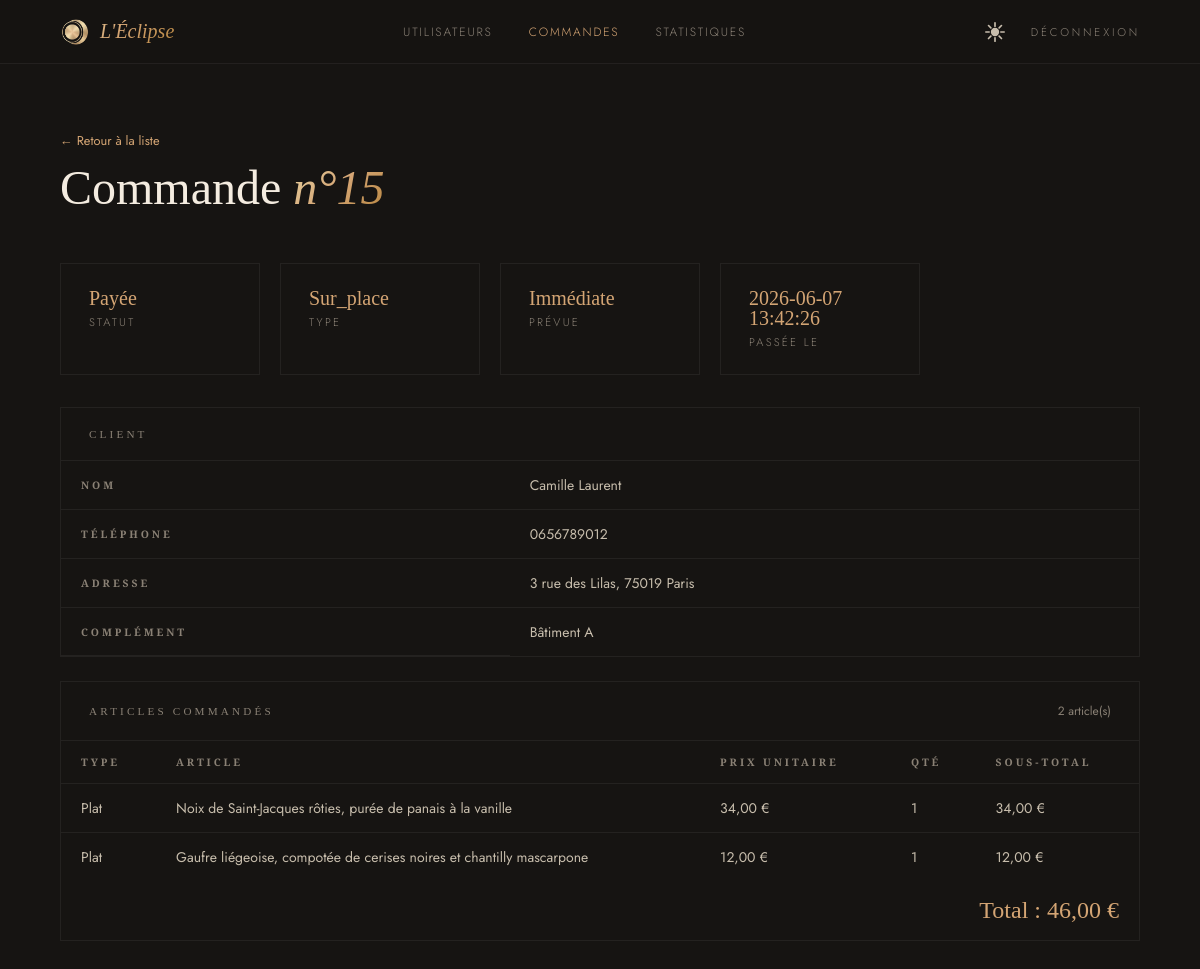
/detail_commande.php?id=15 (signed in), run on the app's committed database.
### tables this page shows
CREATE TABLE orders (
    id                 INTEGER PRIMARY KEY AUTOINCREMENT,
    user_id            INTEGER NOT NULL,
    order_type         TEXT    NOT NULL CHECK(order_type IN ('sur_place', 'emporter', 'livraison')),
    delivery_address   TEXT,
    status             TEXT    NOT NULL DEFAULT 'en_attente'
                               CHECK(status IN ('en_attente','payee','refusee','en_preparation','prete','en_livraison','livree','abandonnee','en_attente_livreur')),
    scheduled_datetime TEXT,
    created_at         TEXT    NOT NULL DEFAULT CURRENT_TIMESTAMP,
    delivery_person_id INTEGER REFERENCES users(id),
    FOREIGN KEY (user_id) REFERENCES users(id) ON DELETE CASCADE
);

CREATE TABLE users (
    id           INTEGER PRIMARY KEY AUTOINCREMENT,
    login        TEXT    NOT NULL UNIQUE,
    password     TEXT    NOT NULL,
    role         TEXT    NOT NULL DEFAULT 'client'
                         CHECK(role IN ('client','admin','restaurateur','livreur')),
    first_name   TEXT    NOT NULL,
    last_name    TEXT    NOT NULL,
    nickname     TEXT    NOT NULL UNIQUE,
    phone        TEXT    NOT NULL,
    birthday     TEXT    NOT NULL,
    address      TEXT    NOT NULL,
    address_info TEXT,
    blocked      INTEGER NOT NULL DEFAULT 0,
    created_at   TEXT    NOT NULL DEFAULT CURRENT_TIMESTAMP,
    last_login   TEXT
);

CREATE TABLE order_items (
    id        INTEGER PRIMARY KEY AUTOINCREMENT,
    order_id  INTEGER NOT NULL,
    item_id   INTEGER NOT NULL,
    item_type TEXT    NOT NULL CHECK(item_type IN ('menu', 'dish')),
    quantity  INTEGER NOT NULL DEFAULT 1,
    FOREIGN KEY (order_id) REFERENCES orders(id) ON DELETE CASCADE
);

### models/orders.php (called while the page is built, shortened)
<?php
function getOrderById(PDO $pdo, int $orderId): ?array {
    $stmt = $pdo->prepare("
        SELECT o.*, u.login, u.first_name, u.last_name, u.phone, u.address, u.address_info
        FROM orders o
        INNER JOIN users u ON u.id = o.user_id
        WHERE o.id = :id
    ");
    $stmt->execute(['id' => $orderId]);
    $order = $stmt->fetch(PDO::FETCH_ASSOC);
    return $order ?: null;
}
function getOrderItems(PDO $pdo, int $orderId): array {
    $stmt = $pdo->prepare("SELECT * FROM order_items WHERE order_id = :order_id");
    $stmt->execute(['order_id' => $orderId]);
    $items = $stmt->fetchAll(PDO::FETCH_ASSOC);
    foreach ($items as &$item) {
        if ($item['item_type'] === 'dish') {
            $s = $pdo->prepare("SELECT name, price FROM dishes WHERE id = :id");
        } else {
            $s = $pdo->prepare("SELECT name, total_price AS price FROM menus WHERE id = :id");
        }
        $s->execute(['id' => $item['item_id']]);
        $detail = $s->fetch(PDO::FETCH_ASSOC);
    }
    return $items;
}

### functions.php (called while the page is built, shortened)
<?php
function h($string) {
    return htmlspecialchars($string ?? '', ENT_QUOTES, 'UTF-8');
}

### detail_commande.php (the view, shortened to what this page needs)
<?php
require_once 'database.php';
require_once 'functions.php';
require_once 'models/orders.php';
$pdo = getDatabaseConnection();
$orderId = (int) ($_GET['id'] ?? 0);
$order = getOrderById($pdo, $orderId);
$items = getOrderItems($pdo, $orderId);
$total = 0;
foreach ($items as $item) {
    $total += $item['price'] * $item['quantity'];
}
$statusLabels = [
    'en_attente'         => 'En attente',
    'payee'              => 'Payée',
    'en_attente_livreur' => 'En attente d\'un livreur',
    'en_preparation'     => 'En préparation',
    'prete'              => 'Prête',
    'en_livraison'       => 'En livraison',
    'livree'             => 'Livrée',
    'refusee'            => 'Refusée',
    'abandonnee'         => 'Abandonnée',
];
?>
<?php
include 'includes/staff_header.php';
?>
<main class="staff-page">
  <div class="staff-inner">
    <header class="staff-header">
      <a href="commandes_restaurateur.php" style="display:inline-block; margin-bottom:12px; color:var(--accent); font-size:0.8rem; text-decoration:none;">← Retour à la liste</a>
      <h1 class="staff-title">Commande <em>n°<?= $orderId ?></em></h1>
    </header>
    <div class="staff-stats" style="margin-bottom: 32px;">
      <div class="staff-stat-card">
        <span class="staff-stat-value" style="font-size: 1.25rem;"><?= h($statusLabels[$order['status']] ?? $order['status']) ?></span>
        <span class="staff-stat-label">Statut</span>
      </div>
      <div class="staff-stat-card">
        <span class="staff-stat-value" style="font-size: 1.25rem;"><?= h(ucfirst($order['order_type'])) ?></span>
        <span class="staff-stat-label">Type</span>
      </div>
      <div class="staff-stat-card">
        <span class="staff-stat-value" style="font-size: 1.25rem;"><?= $order['scheduled_datetime'] ? h($order['scheduled_datetime']) : 'Immédiate' ?></span>
        <span class="staff-stat-label">Prévue</span>
      </div>
      <div class="staff-stat-card">
        <span class="staff-stat-value" style="font-size: 1.25rem;"><?= h($order['created_at']) ?></span>
        <span class="staff-stat-label">Passée le</span>
      </div>
    </div>
    <div class="staff-card" style="margin-bottom: 24px;">
      <div class="staff-card-header">
        <span class="staff-card-title">Client</span>
      </div>
      <div class="staff-card-body">
        <div class="staff-table-wrap">
          <table class="staff-table">
            <tr>
              <th>Nom</th>
              <td><?= h($order['first_name'] . ' ' . $order['last_name']) ?></td>
            </tr>
            <tr>
              <th>Téléphone</th>
              <td><?= h($order['phone']) ?></td>
            </tr>
            <tr>
              <th>Adresse</th>
              <td><?= h($order['address']) ?></td>
            </tr>
            <?php if (!empty($order['address_info'])): ?>
            <tr>
              <th>Complément</th>
              <td><?= h($order['address_info']) ?></td>
            </tr>
            <?php endif; ?>
          </table>
        </div>
      </div>
    </div>
    <div class="staff-card" style="margin-bottom: 24px;">
      <div class="staff-card-header">
        <span class="staff-card-title">Articles commandés</span>
        <span style="font-size:0.75rem;color:var(--text-muted);"><?= count($items) ?> article(s)</span>
      </div>
      <div class="staff-card-body">
        <div class="staff-table-wrap">
          <table class="staff-table">
            <thead>
              <tr>
                <th>Type</th>
                <th>Article</th>
                <th>Prix unitaire</th>
                <th>Qté</th>
                <th>Sous-total</th>
              </tr>
            </thead>
            <tbody>
              <?php foreach ($items as $item): ?>
                <tr>
                  <td><?= $item['item_type'] === 'menu' ? 'Menu' : 'Plat' ?></td>
                  <td><?= h($item['name']) ?></td>
                  <td><?= number_format($item['price'], 2, ',', ' ') ?> €</td>
                  <td><?= $item['quantity'] ?></td>
                  <td><?= number_format($item['price'] * $item['quantity'], 2, ',', ' ') ?> €</td>
                </tr>
              <?php endforeach; ?>
            </tbody>
          </table>
        </div>
        <div style="padding: 16px 20px; text-align: right; font-family: var(--font-display); font-size: 1.5rem; color: var(--accent);">
          Total : <?= number_format($total, 2, ',', ' ') ?> €
        </div>
      </div>
    </div>
  </div>
</main>
<?php include 'includes/staff_footer.php'; ?>

### assets/css/style.css (style rules this page uses)
:root { --surface-dark: #161412; --text-primary: #f4ece0; --text-secondary: #c7bdac; --text-muted: #8a8175; --accent: #d4a574; --accent-dark: #b8863f; --border-subtle: rgba(255, 255, 255, 0.06); --accent-line: rgba(232, 212, 163, 0.18); --accent-gradient: linear-gradient(135deg, #e8d4a3, #d4a574, #b8863f); --font-display: "Cormorant Garamond", Georgia, serif; --font-sc: "Cormorant SC", serif; --font-body: "EB Garamond", Georgia, serif; --font-ui: "Jost", sans-serif; --surface-overlay: rgba(22, 20, 18, 0.95); --bg-page: #161412; }
* { box-sizing: border-box; padding: 0; margin: 0; }
body { background-color: var(--bg-page); }

### assets/css/staff.css (style rules this page uses)
:root { --staff-topbar-h: 64px; }
.staff-page { min-height: 100vh; background: var(--bg-page); padding-top: calc(var(--staff-topbar-h) + 8px); color: var(--text-secondary); font-family: var(--font-ui); }
.staff-inner { max-width: 1400px; margin: 0 auto; padding: 56px clamp(1.5rem, 5vw, 4rem); }
.staff-header { margin-bottom: 48px; }
.staff-title { font-family: var(--font-display); font-weight: 300; font-size: clamp(2.5rem, 4vw, 3.5rem); line-height: 1.1; color: var(--text-primary); }
.staff-title em { font-style: italic; background: var(--accent-gradient); -webkit-background-clip: text; background-clip: text; color: transparent; }
.staff-stats { display: grid; grid-template-columns: repeat(auto-fill, minmax(200px, 1fr)); gap: 20px; margin-bottom: 40px; }
.staff-stat-card { display: flex; flex-direction: column; gap: 6px; padding: 24px 28px; border: 1px solid var(--border-subtle); background: var(--surface); transition: border-color 250ms ease; }
.staff-stat-value { font-family: var(--font-display); font-size: 2.5rem; font-weight: 300; line-height: 1; color: var(--accent); }
.staff-stat-label { font-size: 0.7rem; font-weight: 300; letter-spacing: 0.2em; text-transform: uppercase; color: var(--text-muted); }
.staff-card { border: 1px solid var(--border-subtle); margin-bottom: 32px; }
.staff-card-header { display: flex; align-items: center; justify-content: space-between; padding: 20px 28px; border-bottom: 1px solid var(--border-subtle); }
.staff-card-title { font-family: var(--font-sc); font-size: 0.7rem; letter-spacing: 0.28em; text-transform: uppercase; color: var(--text-muted); }
.staff-card-body { padding: 0; }
.staff-table-wrap { overflow-x: auto; }
.staff-table { width: 100%; border-collapse: collapse; font-size: 0.875rem; min-width: 800px; }
.staff-table th { padding: 14px 20px; text-align: left; font-family: var(--font-sc); font-size: 0.65rem; letter-spacing: 0.28em; text-transform: uppercase; color: var(--text-muted); border-bottom: 1px solid var(--border-subtle); white-space: nowrap; background: var(--surface); }
.staff-table td { padding: 14px 20px; border-bottom: 1px solid var(--border-subtle); color: var(--text-secondary); vertical-align: middle; }
.staff-table tbody tr:last-child td { border-bottom: none; }

### data on the page
orders: status "Payée", order_type "Sur_place", created_at "2026-06-07 13:42:26", user.last_name "Camille Laurent", user.phone "0656789012", user.address "3 rue des Lilas, 75019 Paris", user.address_info "Bâtiment A"
order_items: item_type "Plat", name "Noix de Saint-Jacques rôties, purée de panais à la vanille", price "34,00", quantity "1", $item['price']*$item['quantity'] "34,00"
order_items: item_type "Plat", name "Gaufre liégeoise, compotée de cerises noires et chantilly mascarpone", price "12,00", quantity "1", $item['price']*$item['quantity'] "12,00"

### other printed values
count($items) "2"
$total "46,00"
